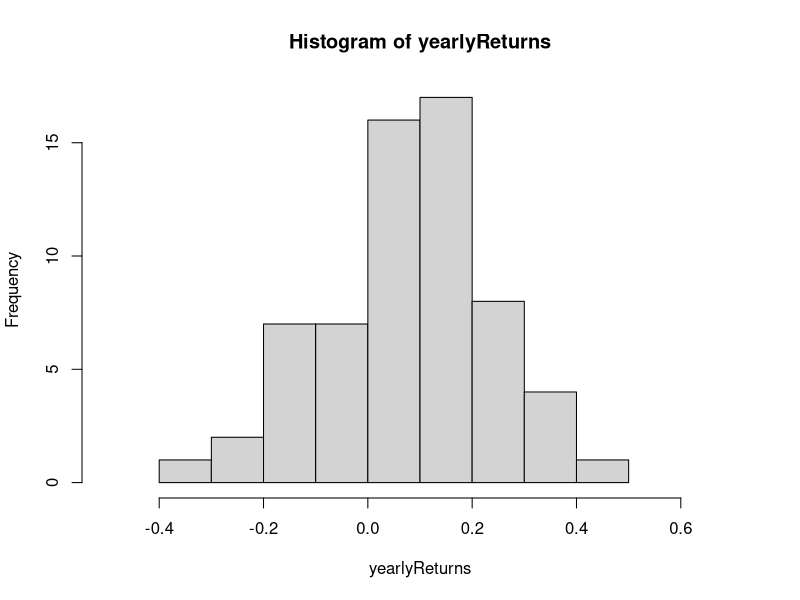

The R source for this figure:
sp500 = read.csv("sp500_daily.csv")

calculateDailyReturns <- function(Close){
  Return <- vector()
  for (i in 1:(length(Close)-1)) {
    Return[i] <- (Close[i] - Close[i+1]) / Close[i+1]
  }
  Return
}

calculateWeeklyReturns <- function(Close){
  weeklyReturns <- numeric()
  i <- 1
  while(! is.na(Close[i+5])) {
    thisReturn = (Close[i]-Close[i+5]) / Close[i+5]
    weeklyReturns <- c(weeklyReturns, thisReturn)
    i <- i+5
  }
  weeklyReturns
}

# approx 21 = 252/12 trading days in a month
calculateMonthlyReturns <- function(Close){
  monthlyReturns <- numeric()
  i <- 1
  while(! is.na(Close[i+21])) {
    thisReturn = (Close[i]-Close[i+21]) / Close[i+21]
    monthlyReturns <- c(monthlyReturns, thisReturn)
    i <- i+21
  }
  monthlyReturns
}

calculateYearlyReturns <- function(Close){
  yearlyReturns <- numeric()
  i <- 1
  while(! is.na(Close[i+252])) {
    thisReturn = (Close[i]-Close[i+252]) / Close[i+252]
    yearlyReturns <- c(yearlyReturns, thisReturn)
    i <- i+252
  }
  yearlyReturns
}


dailyReturns <- calculateDailyReturns(sp500$Close)
weeklyReturns <- calculateWeeklyReturns(sp500$Close)
monthlyReturns <- calculateMonthlyReturns(sp500$Close)
yearlyReturns <- calculateYearlyReturns(sp500$Close)

hist(yearlyReturns, xlim = range(-0.5,0.7), breaks=10)
